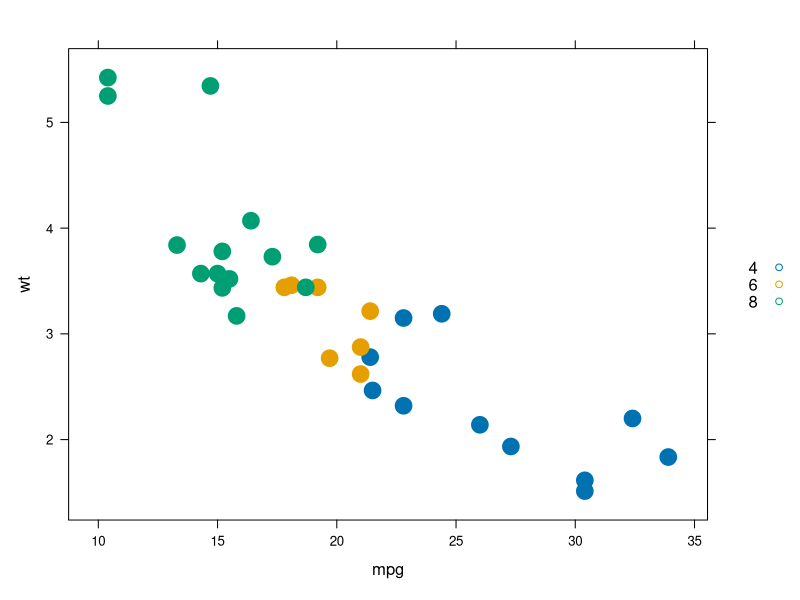

Recreate this plot in R.
## KNN Classification

?mtcars
attach(mtcars)

library(lattice)

#this is the model to classify the # of cyllinders according to weight and height
with(mtcars, xyplot(wt ~ mpg, group=cyl, auto.key=T, pch=20, cex=3))


library(class)

train <- cbind(mpg, wt)

test <- c(26,2.2)
knn(train, test, cl=cyl, k=2, prob=T)

